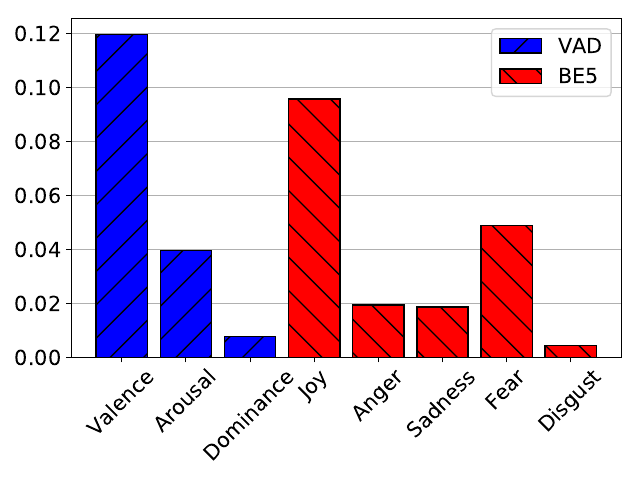

Here is the Python script that generated this plot:
import pandas as pd 
import matplotlib
matplotlib.rc('xtick', labelsize=15) 
matplotlib.rc('ytick', labelsize=15) 
matplotlib.use('Agg') #change backend for headless operation
import matplotlib.pyplot as plt 
from framework import util
import numpy as np
from main.data import VAD, BE5

df=util.load_tsv('overview.tsv')


ind=np.arange(1, 9)
print(ind)




fig, ax=plt.subplots()

ax.bar(ind[:3], df.loc['Average',VAD], 
	color='blue', edgecolor='black', linewidth=1, hatch='/',
	zorder=3, label='VAD') #zorder determines foreground-background ordering

ax.bar(ind[3:], df.loc['Average',BE5], 
	color='red', edgecolor='black', linewidth=1, hatch='\\',
	zorder=3, label='BE5') #zorder determines foreground-background ordering

plt.xticks(ind, list(df), rotation=45)

ax.grid(zorder=0)
ax.xaxis.grid(False) #turns vertical grid lines off
ax.legend(fontsize=15)

plt.tight_layout()
fig.savefig('plot.pdf')